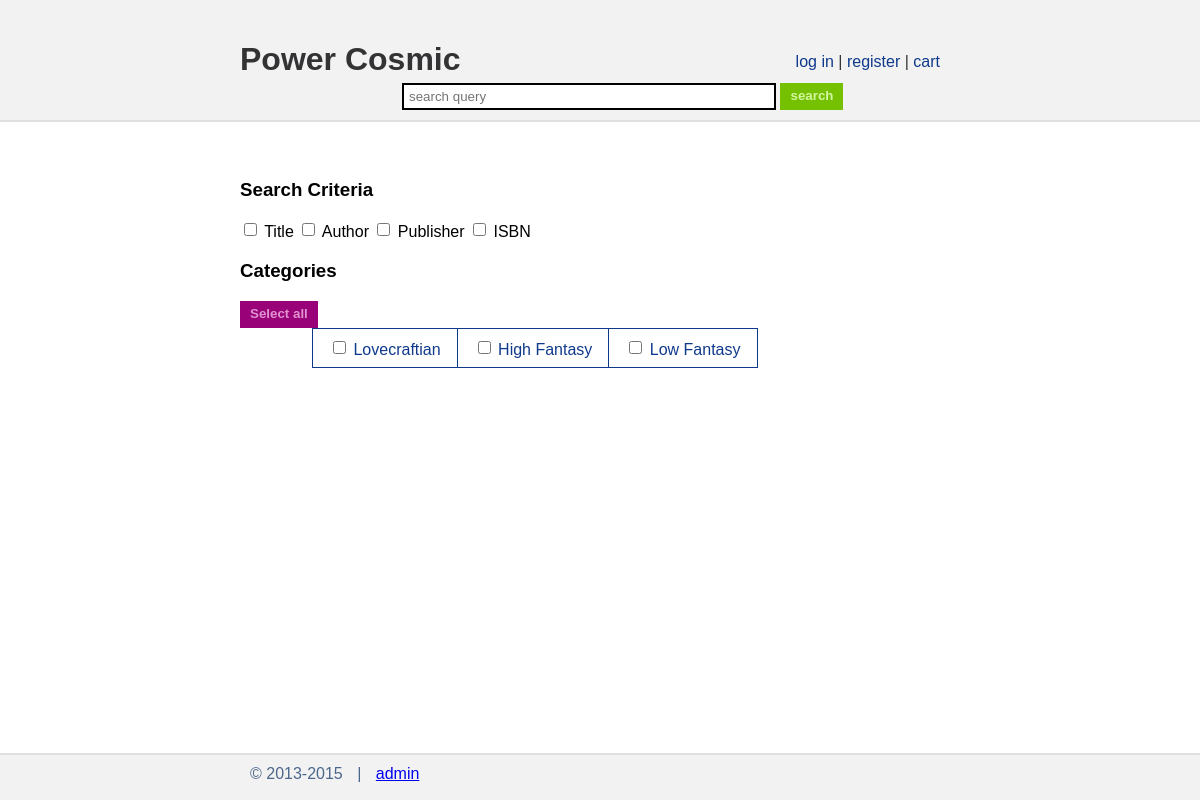
Page /search.php on the earlier database version.
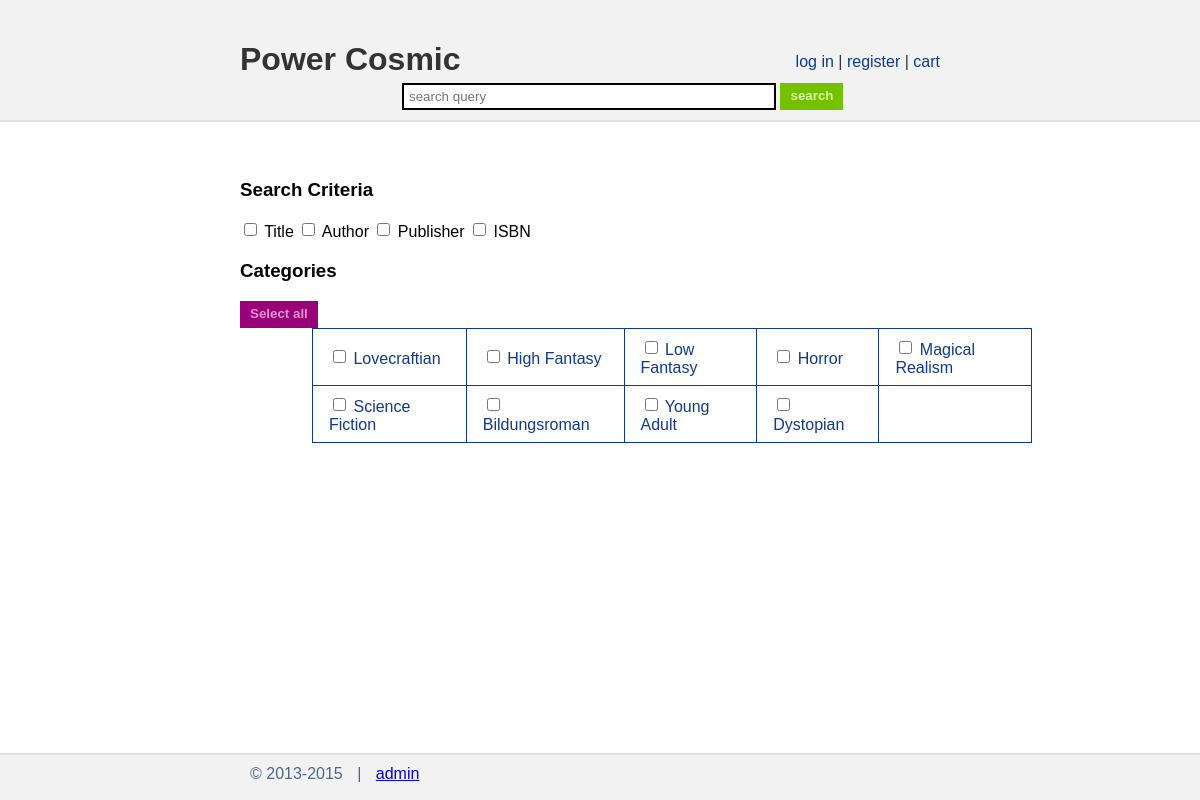
Same page on the later database version.
### tables this page shows
CREATE TABLE `genre` (
  `id` int(11) unsigned NOT NULL AUTO_INCREMENT,
  `name` varchar(64) NOT NULL,
  PRIMARY KEY (`id`)
);

### search.php (the view, shortened to what this page needs)
<?php
include_once 'admin/php/common.php';
include_once 'admin/php/displays.php';
?>
<!doctype html>
<html>
  <?=createBasicHead('Search Results', 'search', ['book_table.css'])?>
  <body>
    <div id="container">
      <?=createHeader()?>
      <div class="content">
      <div id="search" class="centered box">
        <br>
        <?php $search_id = "the-search"?>
        <div id="search-criteria-box">
          <h3>Search Criteria</h3>
          <?php
              $search_criteria = [
                'title'=>'Title',
                'author'=>'Author',
                'publisher'=>'Publisher',
                'isbn'=>'ISBN'
              ];
              foreach ($search_criteria as $criteria=>$criteria_display) {
          ?>
          <input type="checkbox" name="criteria[<?=$criteria?>]"
                                  value="<?=$criteria?>" id="criteria-<?=$criteria?>"
                                  form="<?=$search_id?>" <?php
              ?>>
          <label for="criteria-<?=$criteria?>"><?=$criteria_display?></label>
          <?php
              }
          ?>
        </div>
        <div id="search-category-box">
          <h3>Categories</h3>
          <input type="button" id="toggle-category-button" class="purple button" value="Select all">
          <div id="catagory-holder" style="position:relative; left:10%;">
          <table>
          <tr>
          <?php
          $sql = "SELECT name FROM genre;";
          $db = open_connection();
          $stmt = $db->prepare($sql);
          $stmt->execute();
          $category_num = 0;
          while($genre = $stmt->fetch(PDO::FETCH_ASSOC)) {
          ?>
          <td>
          <input type="checkbox" name="category[<?=$category_num++?>]"
              value="<?=$genre['name']?>" id="category-<?=str_replace(' ', '_', $genre['name'])?>"
              form="<?=$search_id?>" <?php
              ?>>
          <label for="category-<?=str_replace(' ', '_', $genre['name'])?>"><?=$genre['name']?></label>
          </td>
          <?php
            if ($category_num % 5 == 0) {
              echo "</tr><tr>";
            }
          }
          ?>
             </tr>
            </table>
          </div>
        </div>
      </div>
      </div>
      <?=createFooter()?>
    </div>
  </body>
</html>

### admin/php/common.php (shortened to what this page needs)
<?php
function createBasicHead($title = '', $script_location = null, $styles = [], $no_css = false) {
  $toReturn = '<head>
    <title>' . $GLOBALS['name']['short'] . ' | ' . $title . '</title>
    <meta charset="utf-8">
    <link rel="shortcut icon" type="image/x-icon" href="'. $GLOBALS['locations']['favicon'] . '" />';
  if (!$no_css) {
    $toReturn .= '<link rel="stylesheet" type="text/css" href="' . $GLOBALS['locations']['main_style'] . '">';
  }
  foreach($styles as $style) {
    $toReturn .= '
    <link rel="stylesheet" type="text/css" href="' . $GLOBALS['locations']['styles'] . $style . '">';
  }
  $toReturn .= '
    <script src="' . $GLOBALS['locations']['lib'] . 'require.js"></script>
    <script>
      require.config({
        paths: {
          lib: "' . $GLOBALS['admin_root'] . 'lib",
          js: "' . $GLOBALS['admin_root'] . 'js"
        }
      });';
  if ($script_location) {
    if (is_array($script_location)) {
      $locations = '"js/' . $script_location[0] . '"';
      for ($i = 1; $i < count($script_location); $i++) {
        $locations .= ', "js/' . $script_location[$i] . '"';
      }
      $toReturn .= 'require([' . $locations . ']);';
    } else {
      $toReturn .= 'require(["js/' . $script_location . '"]);';
    }
  }
  $toReturn .= '
      require(["js/stickyHeader"]);
    </script>';
  $toReturn .= '
    </head>' . "\n";
  return $toReturn;
}
?>

### admin/php/displays.php (shortened to what this page needs)
<?php
function createHeader($showCart = true, $showLogin = true) {
  $to_return = '<div id="header-replacer" class="collapsed bar"></div>
      <div id="header" class="bar">
        <div class="centered box">
          <div id="title">
            <a class="no-decoration" href="' . $GLOBALS['locations']['home'] . '"><h1>' . $GLOBALS['name']['long'] . '</h1></a>
          </div>
          <div id="user-info">';
  if (!isset($_SESSION['login'])) {
    if ($showLogin) {
      $to_return .= '
            <div id="logInButton">
              <a href="' . $GLOBALS['locations']['login'] . '" class="glow-link">log in</a> |
              <a href="' . $GLOBALS['locations']['register'] . '" class="glow-link">register</a> |
              <a href="' . $GLOBALS['locations']['cart'] . '" class="glow-link">cart</a>
            </div>';
    }
  }
  $to_return .= '
          </div>
        </div>
        <div style="position:absolute;bottom:10px;text-align:center;width:100%;">
          <form id="the-search" action="' . $GLOBALS['locations']['search'] . '" method="GET">
            <div id="short-name">'. $GLOBALS['name']['short'] .'</div>
            <input type="text" name="query" placeholder="search query" id="search-bar"
                value="' . $_GET['query'] . '">
            <input type="submit" value="search" class="green button">
          </form>
        </div>
      </div>' . "\n";
  return $to_return;
}
function createFooter() {
  $to_return = '<div id="footer" class="bar" style="position:fixed;">
        <div class="centered" id="footer-data">
          <div class="thin-box">&copy; 2013-' . date('Y') . '</div> |
          <div class="thin-box"><a href="' . $GLOBALS['locations']['admin'] . '">admin</a></div>
        </div>
      </div>' . "\n";
  return $to_return;
}
?>

### admin/css/styles.css (style rules this page uses)
div.box { padding: 20px; }
div.thin-box { padding: 10px; display: inline; }
.centered { width: 60%; margin: 0px auto; }
div.bar { width: 100%; color: #333335; }
a.no-decoration:link, a.no-decoration:visited, a.no-decoration:hover, a.no-decoration:active { color: inherit; text-decoration: none; }
#header { transition: all 0.4s; z-index: 2; background-color: #f2f2f2; height: 120px; border-bottom: solid 2px #e0e0e0; }
#title { float: left; text-decoration: none; }
#user-info { float: right; margin: 33px 20px 10px; }
#footer { color: #4C668C; background-color: #f2f2f2; border-top: solid 2px #e0e0e0; position: absolute; bottom: 0px; height: 45px; }
#footer-data { top: 10px; }
.content { padding-bottom: 45px; }
#container { position: relative; min-height: 100%; }
#search-bar { width: 30%; background-color: white; }
html, body { margin: 0px; padding: 0px; height: 100%; background-color: white; font-family: "Trebuhet MS", Helvetica, sans-serif; }
input { border: 2px solid black; background: none; padding: 4px 5px; height: 15px; }
.button { text-decoration: none; cursor: pointer; font-weight: bold; background: none; border: none; padding: 5px 10px 22px; vertical-align: middle; }
.green { background-color: #75C101; color: #D4F6A1; border-color: #214500; }
.purple { background-color: #980177; color: #E193D0; border-color: #250133; }
div { margin: 0px; padding: 0px; position: relative; }
table, tr, th, td { border-collapse: collapse; border: 1px solid #0F398B; padding: 8px 16px; }
td { color: #0F398B; }
.glow-link { color: #0F398B; transition: color 0.2s; -webkit-transition: color 0.2s; text-decoration: none; }

Differences in the rows shown:
added genre: name "Horror"
added genre: name "Magical Realism"
added genre: name "Science Fiction"
added genre: name "Bildungsroman"
added genre: name "Young Adult"
added genre: name "Dystopian"
